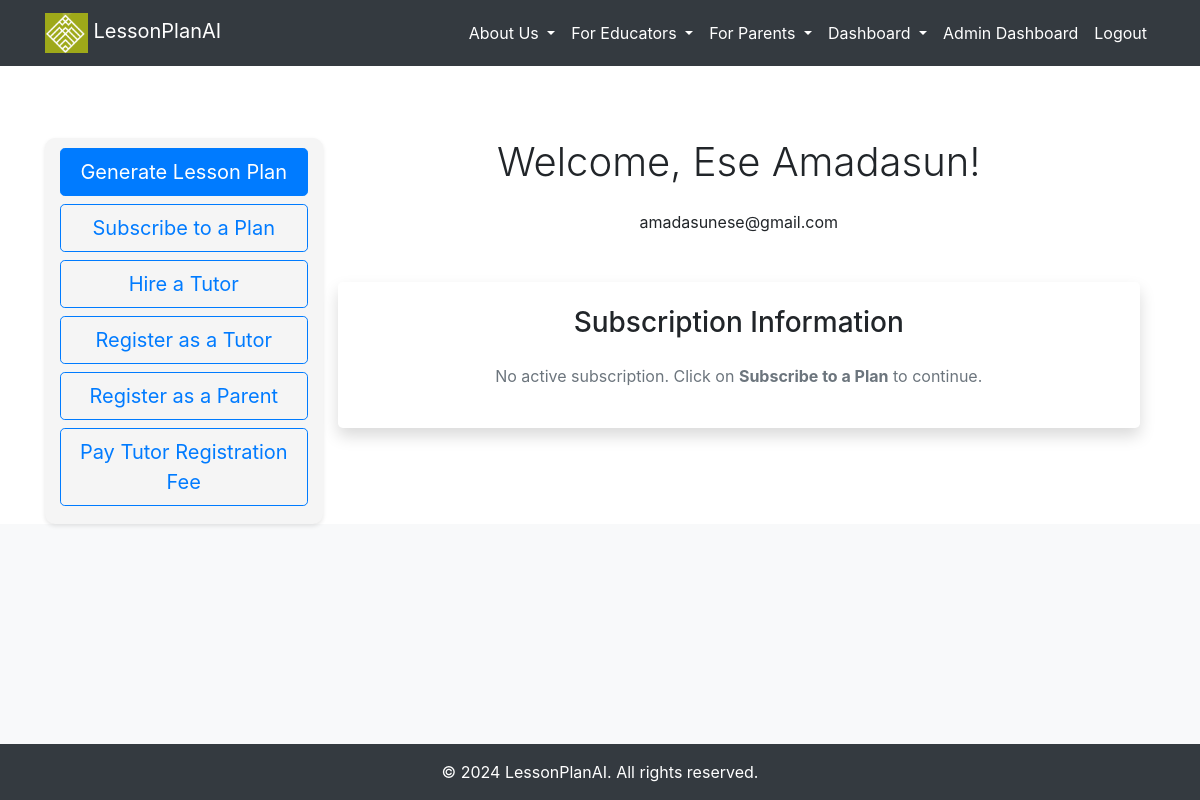
The page /dashboard (signed in) on the database as committed earlier.
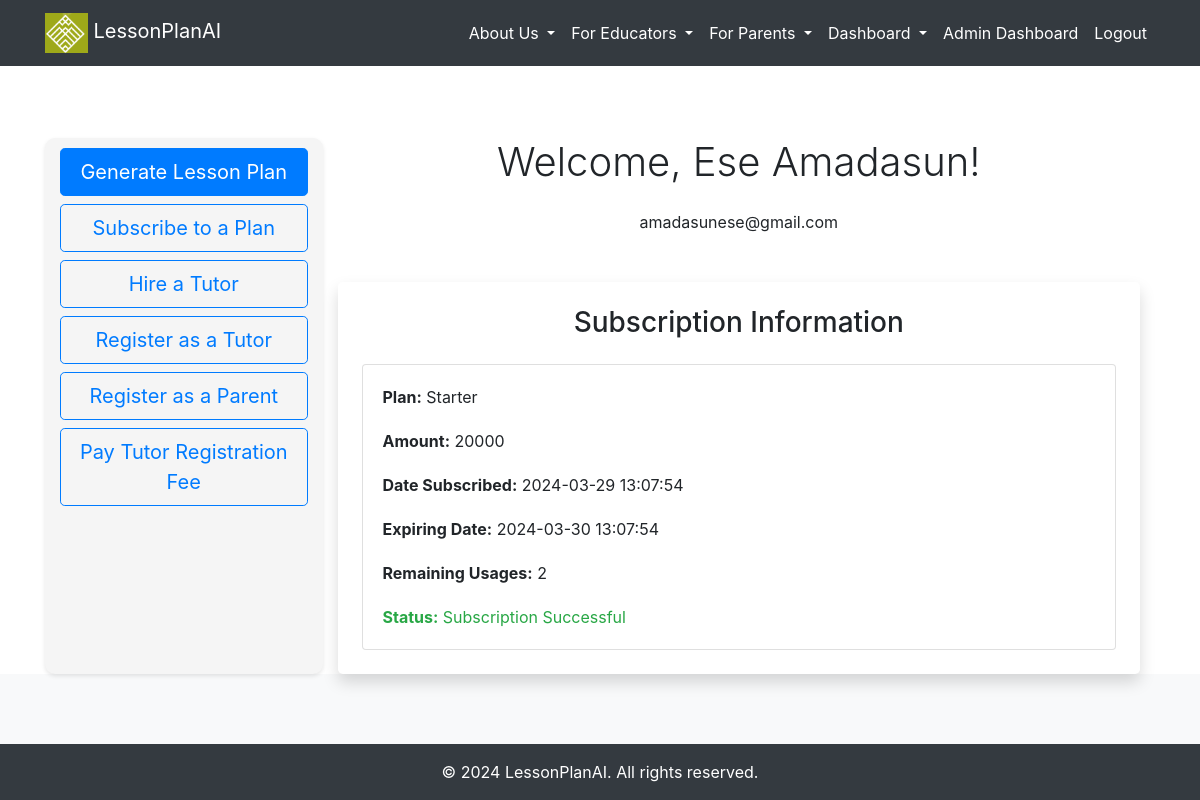
The same page on the database as committed later.
### src/accounts/models.py (models this page shows, shortened)
class Subscription(db.Model):
    __tablename__ = "subscriptions"
    id = db.Column(db.Integer, primary_key=True)
    plan = db.Column(db.String(50))
    amount = db.Column(db.Integer)
    start_date = db.Column(db.DateTime, default=datetime.utcnow)
    end_date = db.Column(db.DateTime)
    remaining_usages = db.Column(db.Integer)
    paid = db.Column(db.Boolean, default=False)
    user_id = db.Column(db.Integer, db.ForeignKey('users.id'), nullable=False)
    paystack_subscription_id = db.Column(db.String(50), nullable=False)

### src/core/views.py (the view)
@core_bp.route('/dashboard')
@login_required
@check_is_confirmed
def dashboard():
    subscription = Subscription.query.filter_by(user_id=current_user.id).first()
    return render_template('accounts/dashboard.html', subscription=subscription, today=datetime.now())

### src/__init__.py (called while the page is built)
@login_manager.user_loader
def load_user(user_id):
    return User.query.filter(User.id == int(user_id)).first()

### src/templates/accounts/dashboard.html (shortened to what this page needs)
{% extends '_base.html' %}
{% block content %}
<div class="container mt-5">
  <div class="row">
    <div class="col-md-3 button-widget">
      <a href="{{ url_for('core.generate_lesson') }}" class="btn btn-primary btn-lg mb-2">Generate Lesson Plan</a>
      <a href="{{ url_for('core.subscribe') }}" class="btn btn-outline-primary btn-lg mb-2">Subscribe to a Plan</a>
      <a href="{{ url_for('core.hire_tutor') }}" class="btn btn-outline-primary btn-lg mb-2">Hire a Tutor</a>
      <a href="{{ url_for('core.online_tutor') }}" class="btn btn-outline-primary btn-lg mb-2">Register as a Tutor</a>
      <a href="{{ url_for('core.register_parent') }}" class="btn btn-outline-primary btn-lg mb-2">Register as a Parent</a>
      <a href="{{ url_for('core.service_fee_payment') }}" class="btn btn-outline-primary btn-lg mb-2">Pay Tutor Registration Fee</a>
  </div>
    <div class="col-md-9">
      <h3 class="display-6 mb-4 text-center">Welcome, {{ current_user.first_name }} {{ current_user.last_name }}!</h3>
      <p class="text-center">{{ current_user.email }}</p>
      <div class="subscription-info mt-5 p-4 rounded-lg shadow">
        <h3 class="text-center mb-4">Subscription Information</h3>
        {% if subscription %}
        <div class="card">
          <div class="card-body">
            <p class="card-text"><strong>Plan:</strong> {{ subscription.plan }}</p>
            <p class="card-text"><strong>Amount:</strong> {{ subscription.amount }}</p>
            <p class="card-text"><strong>Date Subscribed:</strong> {{ subscription.start_date.strftime('%Y-%m-%d %H:%M:%S') }}</p>
            <p class="card-text"><strong>Expiring Date:</strong> {{ subscription.end_date.strftime('%Y-%m-%d %H:%M:%S') }}</p>
            <p class="card-text"><strong>Remaining Usages:</strong>
              {% if subscription.end_date < today %}
                  Expired
              {% else %}
                  {{ subscription.remaining_usages }}
              {% endif %}
          </p>
            {% if subscription.paid %}
            <p class="card-text text-success"><strong>Status:</strong> Subscription Successful</p>
            {% else %}
            <p class="card-text text-warning"><strong>Status:</strong> Awaiting Payment</p>
            {% endif %}
          </div>
        </div>
        {% else %}
        <p class="text-center text-muted">No active subscription. Click on <strong>Subscribe to a Plan</strong> to continue.</p>
        {% endif %}
      </div>
    </div>
  </div>
</div>
{% endblock %}

Rows that differ between the two databases and show on the page:
added Subscription: plan "Starter", amount "20000", start_date "2024-03-29 13:07:54", end_date "2024-03-30 13:07:54", remaining_usages "2"
Other text that changed with them:
text no longer shown: "No active subscription. Click on Subscribe to a Plan to continue."
text now shown: "Plan: Amount: Date Subscribed: Expiring Date: Remaining Usages: Status: Subscription Successful"
